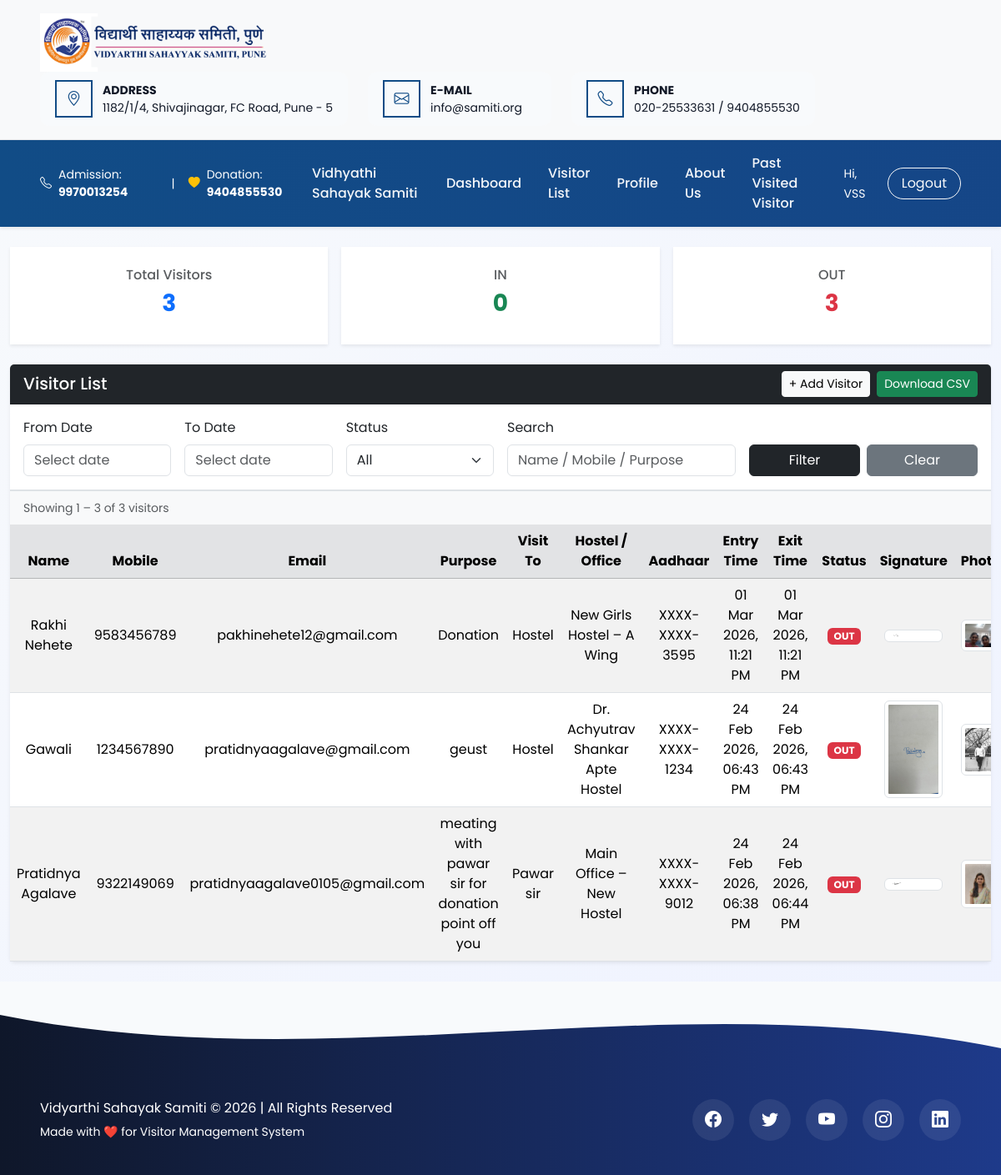
Page /visitors/ (signed in) on the committed database.
### visitors/models.py (models this page shows, shortened)
class CustomUser(AbstractUser):
    ROLE_CHOICES = (
        ('ADMIN', 'Admin'),
        ('STAFF', 'Staff'),
        ('SECURITY', 'Security'),
    )
    role = models.CharField(max_length=20, choices=ROLE_CHOICES)
    is_email_verified = models.BooleanField(default=False)

class Visitor(models.Model):
    GENDER_CHOICES = (
        ('Male', 'Male'),
        ('Female', 'Female'),
        ('Other', 'Other'),
    )
    STATUS_CHOICES = (
        ('IN', 'IN'),
        ('OUT', 'OUT'),
    )
    created_by = models.ForeignKey(
        settings.AUTH_USER_MODEL,   # ✅ IMPORTANT CHANGE
        on_delete=models.CASCADE,
        related_name='visitors'
    )
    name = models.CharField(max_length=100)
    mobile = models.CharField(max_length=10)
    email = models.EmailField()
    gender = models.CharField(max_length=10, choices=GENDER_CHOICES)
    purpose = models.CharField(max_length=200)
    visit_to = models.CharField(max_length=100)
    hostel_or_office = models.CharField(max_length=200)
    address = models.TextField()
    aadhaar = models.CharField(max_length=12)
    remark = models.TextField(null=True, blank=True)
    photo = models.ImageField(upload_to='visitor_photos/', null=True, blank=True)
    signature = models.ImageField(upload_to='signatures/', null=True, blank=True)
    status = models.CharField(max_length=5, choices=STATUS_CHOICES, default='IN')
    entry_time = models.DateTimeField(default=timezone.now)
    exit_time = models.DateTimeField(null=True, blank=True)
    created_at = models.DateTimeField(auto_now_add=True)
    class Meta:
        ordering = ['-entry_time']
    def masked_aadhaar(self):
        if self.aadhaar and len(self.aadhaar) == 12:
            return "XXXX-XXXX-" + self.aadhaar[-4:]
        return ""

### visitors/views.py (the view)
# urls.py: path('visitors/', views.visitor_list, name='visitor_list'),
@login_required
def visitor_list(request):
    if request.user.role not in ["ADMIN", "STAFF"]:
        return redirect("home")
    if request.user.role == "ADMIN":
        visitors = Visitor.objects.all().order_by("-entry_time")
    else:
        visitors = Visitor.objects.filter(
            created_by=request.user
        ).order_by("-entry_time")
    from_date = request.GET.get("from_date")
    to_date = request.GET.get("to_date")
    status = request.GET.get("status")
    search = request.GET.get("search")
    export = request.GET.get("export")
    if from_date and to_date:
        visitors = visitors.filter(entry_time__date__range=[from_date, to_date])
    if status:
        visitors = visitors.filter(status=status)
    if search:
        visitors = visitors.filter(
            Q(name__icontains=search) |
            Q(mobile__icontains=search) |
            Q(purpose__icontains=search)
        )
    if export == "csv":
        return export_visitors_csv(visitors)
    paginator = Paginator(visitors, 10)
    page_number = request.GET.get("page")
    page_obj = paginator.get_page(page_number)
    context = {
        "visitors": page_obj,
        "page_obj": page_obj,
        "total": visitors.count(),
        "in_count": visitors.filter(status="IN").count(),
        "out_count": visitors.filter(status="OUT").count(),
    }
    return render(request, "visitors/visitor_list.html", context)

### visitors/templates/visitors/visitor_list.html (shortened to what this page needs)
{% extends "visitors/base.html" %}
{% load static %}
{% block content %}
<div class="container-fluid py-4">
    <div class="row mb-4 g-3">
        <div class="col-md-4">
            <div class="stat-card bg-white shadow-sm p-4 text-center">
                <h6 class="text-muted">Total Visitors</h6>
                <h3 class="fw-bold text-primary">{{ total }}</h3>
            </div>
        </div>
        <div class="col-md-4">
            <div class="stat-card bg-white shadow-sm p-4 text-center">
                <h6 class="text-muted">IN</h6>
                <h3 class="fw-bold text-success">{{ in_count }}</h3>
            </div>
        </div>
        <div class="col-md-4">
            <div class="stat-card bg-white shadow-sm p-4 text-center">
                <h6 class="text-muted">OUT</h6>
                <h3 class="fw-bold text-danger">{{ out_count }}</h3>
            </div>
        </div>
    </div>
    <div class="card shadow-sm border-0">
        <div class="card-header bg-dark text-white d-flex justify-content-between align-items-center">
            <h5 class="mb-0">Visitor List</h5>
            <div class="d-flex gap-2">
                <a href="{% url 'add_visitor' %}" class="btn btn-sm btn-light">
                    + Add Visitor
                </a>
                <a href="?{{ request.GET.urlencode }}&export=csv"
                   class="btn btn-sm btn-success {% if page_obj.paginator.count == 0 %}disabled{% endif %}">
                    Download CSV
                </a>
            </div>
        </div>
        <div class="card-body border-bottom">
            <form method="GET" class="row g-3 align-items-end">
                <div class="col-md-2">
                    <label class="form-label">From Date</label>
                    <input type="text"
                           name="from_date"
                           class="form-control datepicker"
                           value="{{ request.GET.from_date }}"
                           placeholder="Select date">
                </div>
                <div class="col-md-2">
                    <label class="form-label">To Date</label>
                    <input type="text"
                           name="to_date"
                           class="form-control datepicker"
                           value="{{ request.GET.to_date }}"
                           placeholder="Select date">
                </div>
                <div class="col-md-2">
                    <label class="form-label">Status</label>
                    <select name="status" class="form-select">
                        <option value="">All</option>
                    </select>
                </div>
                <div class="col-md-3">
                    <label class="form-label">Search</label>
                    <input type="text"
                           name="search"
                           class="form-control"
                           placeholder="Name / Mobile / Purpose"
                           value="{{ request.GET.search }}">
                </div>
                <div class="col-md-3 d-flex gap-2">
                    <button type="submit" class="btn btn-dark w-100">
                        Filter
                    </button>
                    <a href="{% url 'visitor_list' %}"
                       class="btn btn-secondary w-100">
                        Clear
                    </a>
                </div>
            </form>
        </div>
        {% if page_obj.paginator.count > 0 %}
        <div class="px-3 py-2 bg-light border-top">
            <small class="text-muted">
                Showing {{ page_obj.start_index }} – {{ page_obj.end_index }}
                of {{ page_obj.paginator.count }} visitors
            </small>
        </div>
        {% endif %}
        <div class="card-body p-0">
            <div class="table-responsive">
                <table class="table table-striped table-hover text-center align-middle mb-0">
                    <thead class="table-secondary">
                        <tr>
                            <th>Name</th>
                            <th>Mobile</th>
                            <th>Email</th>
                            <th>Purpose</th>
                            <th>Visit To</th>
                            <th>Hostel / Office</th>
                            <th>Aadhaar</th>
                            <th>Entry Time</th>
                            <th>Exit Time</th>
                            <th>Status</th>
                            <th>Signature</th>
                            <th>Photo</th>
                        </tr>
                    </thead>
                    <tbody>
                    {% for v in visitors %}
                        <tr>
                            <td>{{ v.name }}</td>
                            <td>{{ v.mobile }}</td>
                            <td>{{ v.email }}</td>
                            <td>{{ v.purpose }}</td>
                            <td>{{ v.visit_to }}</td>
                            <td>{{ v.hostel_or_office }}</td>
                            <td>{{ v.masked_aadhaar }}</td>
                            <td>{{ v.entry_time|date:"d M Y, h:i A" }}</td>
                            <td>
                                {% if v.exit_time %}
                                    {{ v.exit_time|date:"d M Y, h:i A" }}
                                {% else %}
                                    <span class="text-muted">—</span>
                                {% endif %}
                            </td>
                            <td>
                                {% if v.status == 'IN' %}
                                    <span class="badge bg-success">IN</span>
                                {% else %}
                                    <span class="badge bg-danger">OUT</span>
                                {% endif %}
                            </td>
                            <td>
                                {% if v.signature %}
                                    <img src="{{ v.signature.url }}" width="70" class="img-thumbnail">
                                {% else %} — {% endif %}
                            </td>
                            <td>
                                {% if v.photo %}
                                    <img src="{{ v.photo.url }}" width="70" class="img-thumbnail">
                                {% else %} — {% endif %}
                            </td>
                        </tr>
                    {% empty %}
                        <tr>
                            <td colspan="14" class="text-muted py-4">
                                No visitors found.
                            </td>
                        </tr>
                    {% endfor %}
                    </tbody>
                </table>
            </div>
        </div>
    </div>
</div>
{% endblock %}

### visitors/templates/visitors/base.html (shortened to what this page needs)
{% load static %}
<!DOCTYPE html>
<html lang="en">
<head>
    <link href="https://cdn.jsdelivr.net/npm/bootstrap@5.3.2/dist/css/bootstrap.min.css" rel="stylesheet">
    <link rel="stylesheet" href="https://cdn.jsdelivr.net/npm/bootstrap-icons@1.11.3/font/bootstrap-icons.css">
    <link rel="stylesheet" href="{% static 'visitors/css/base.css' %}">
</head>
<body>
<div class="header-section py-3 bg-light">
    <div class="container-fluid px-5 d-flex justify-content-between align-items-center flex-wrap">
        <div class="d-flex align-items-center">
            <img src="{% static 'visitors/images/samiti-logo-web.png' %}" height="70">
        </div>
        <div class="contact-boxes d-flex align-items-center gap-4">
            <div class="contact-item d-flex align-items-center">
                <div class="icon-box">
                    <i class="bi bi-geo-alt"></i>
                </div>
                <div class="contact-text">
                    <strong>ADDRESS</strong><br>
                    1182/1/4, Shivajinagar, FC Road, Pune - 5
                </div>
            </div>
            <div class="contact-item d-flex align-items-center">
                <div class="icon-box">
                    <i class="bi bi-envelope"></i>
                </div>
                <div class="contact-text">
                    <strong>E-MAIL</strong><br>
                    info@samiti.org
                </div>
            </div>
            <div class="contact-item d-flex align-items-center">
                <div class="icon-box">
                    <i class="bi bi-telephone"></i>
                </div>
                <div class="contact-text">
                    <strong>PHONE</strong><br>
                    020-25533631 / 9404855530
                </div>
            </div>
        </div>
    </div>
</div>
<nav class="navbar navbar-expand-lg navbar-dark main-navbar shadow-sm py-2">
    <div class="container-fluid px-5 align-items-center">
        <div class="navbar-info text-white small d-none d-lg-flex align-items-center">
            <i class="bi bi-telephone me-2"></i>
            <span>Admission: <strong>9970013254</strong></span>
            <span class="mx-3">|</span>
            <i class="bi bi-heart-fill me-2 text-warning"></i>
            <span>Donation: <strong>9404855530</strong></span>
        </div>
        <div class="collapse navbar-collapse justify-content-end" id="navbarNav">
            <ul class="navbar-nav align-items-lg-center gap-lg-3">
                {% if user.is_authenticated %}
                   <a class="nav-link"
   href="https://samiti.org/en/"
   target="_blank">
    Vidhyathi Sahayak Samiti
</a>
                    <li class="nav-item">
                        <a class="nav-link" href="{% url 'dashboard' %}">Dashboard</a>
                    </li>
                    <li class="nav-item">
                        <a class="nav-link" href="{% url 'visitor_list' %}">Visitor List</a>
                    </li>
                    <li class="nav-item">
                        <a class="nav-link" href="{% url 'profile' %}">Profile</a>
                    </li>
                    <li class="nav-item">
    <a class="nav-link" href="{% url 'about' %}">About Us</a>
</li>
<li class="nav-item">
    <a class="nav-link" href="#">Past Visited Visitor</a>
</li>
                    <li class="nav-item">
                        <span class="navbar-text text-white small">
                            Hi, {{ user.first_name|default:user.username }}
                        </span>
                    </li>
                    <li class="nav-item">
                        <a class="btn btn-outline-light px-3 ms-lg-2"
                           href="{% url 'logout' %}">
                           Logout
                        </a>
                    </li>
                {% endif %}
            </ul>
        </div>
    </div>
</nav>
<main class="main-content">
    {% block content %}
    {% endblock %}
</main>
<footer class="main-footer">
    <div class="footer-wave">
        <svg viewBox="0 0 1440 100" preserveAspectRatio="none">
            <path d="M0,40 C480,120 960,0 1440,80 L1440,0 L0,0 Z"></path>
        </svg>
    </div>
    <div class="footer-content container-fluid px-5">
        <div class="footer-left">
            <p class="mb-1">
                Vidyarthi Sahayak Samiti © 2026 | All Rights Reserved
            </p>
            <small>Made with ❤️ for Visitor Management System</small>
        </div>
        <div class="social-icons">
    <a href="https://www.facebook.com/VidyarthiSahayakSamiti/" target="_blank" rel="noopener noreferrer">
        <i class="bi bi-facebook"></i>
    </a>
    <a href="https://x.com/SamitiOfficial" target="_blank" rel="noopener noreferrer">
        <i class="bi bi-twitter"></i>
    </a>
    <a href="https://www.youtube.com/channel/UC2Eo8WW7qWz7ki2QyPR5NxA" target="_blank" rel="noopener noreferrer">
        <i class="bi bi-youtube"></i>
    </a>
    <a href="https://www.instagram.com/vidyarthi_sahayyak_samiti?igshid=YmMyMTA2M2Y%3D" target="_blank" rel="noopener noreferrer">
        <i class="bi bi-instagram"></i>
    </a>
    <a href="https://www.linkedin.com/company/vidyarthi-sahayyak-samiti-pune/" target="_blank" rel="noopener noreferrer">
        <i class="bi bi-linkedin"></i>
    </a>
</div>
    </div>
</footer>
</body>
</html>

### rows in the picture
CustomUser: first_name "VSS"
Visitor: name "Rakhi Nehete", mobile "9583456789", email "pakhinehete12@gmail.com", purpose "Donation", visit_to "Hostel", hostel_or_office "New Girls Hostel – A Wing", masked_aadhaar "XXXX-XXXX-3595", entry_time "01 Mar 2026, 11:21 PM", exit_time "01 Mar 2026, 11:21 PM", status "OUT", signature (picture), photo (picture)
Visitor: name "Gawali", mobile "1234567890", email "pratidnyaagalave@gmail.com", purpose "geust", visit_to "Hostel", hostel_or_office "Dr. Achyutrav Shankar Apte Hostel", masked_aadhaar "XXXX-XXXX-1234", entry_time "24 Feb 2026, 06:43 PM", exit_time "24 Feb 2026, 06:43 PM", status "OUT", signature (picture), photo (picture)
Visitor: name "Pratidnya Agalave", mobile "9322149069", email "pratidnyaagalave0105@gmail.com", purpose "meating with pawar sir for donation point off you", visit_to "Pawar sir", hostel_or_office "Main Office – New Hostel", masked_aadhaar "XXXX-XXXX-9012", entry_time "24 Feb 2026, 06:38 PM", exit_time "24 Feb 2026, 06:44 PM", status "OUT", signature (picture), photo (picture)

### other values in the picture
{{ total }} "3"
{{ in_count }} "0"
{{ out_count }} "3"
{{ page_obj.start_index }} "1"
{{ page_obj.end_index }} "3"
{{ page_obj.paginator.count }} "3"
